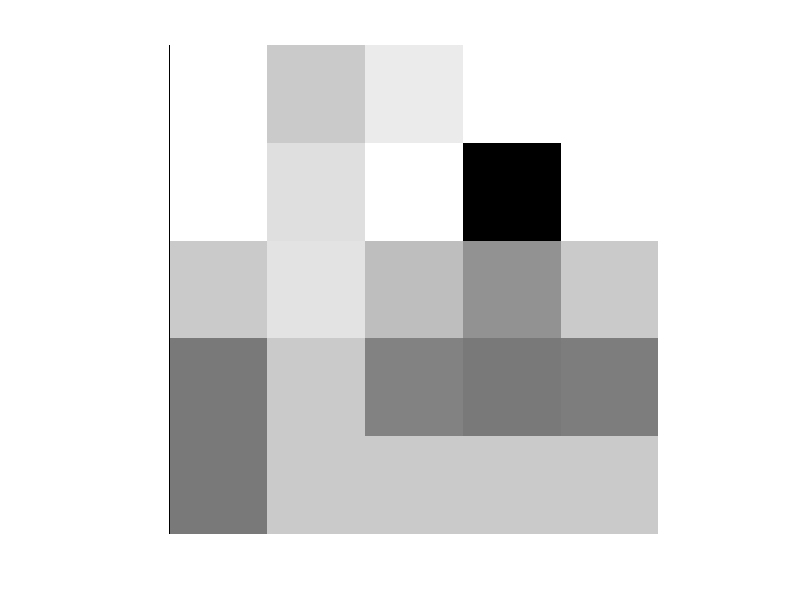
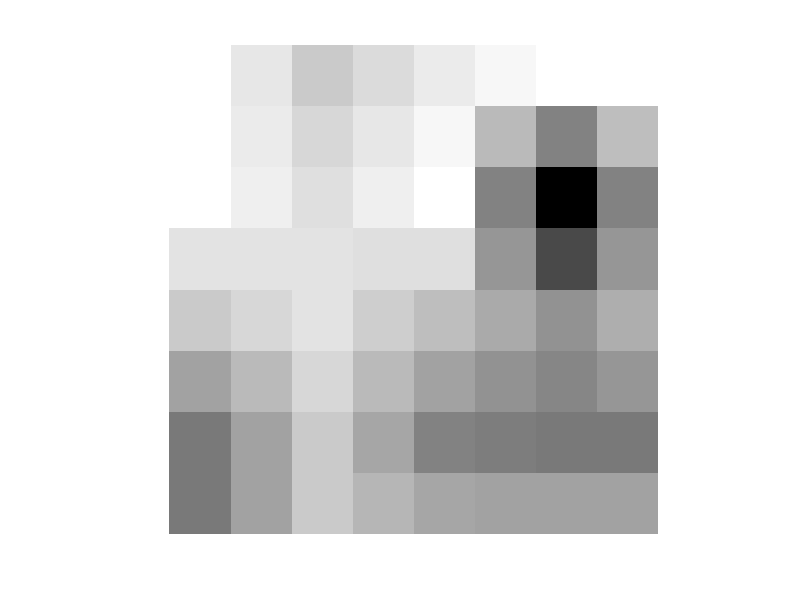

MATLAB code to generate these figures, in order:
clc;
clear all;

f=[255 200 234 255 255; 254 223 255 0 255; 200 224 190 145 200; 120 200 130 120 125; 123 200 200 200 200];
[row,col]=size(f);

% We loop up to row-1 and col-1 to avoid "Out of Bounds"
for i = 1:row-1
    for j = 1:col-1
        x = 2*i - 1;
        y = 2*j - 1;
        
        % 1. The Original Pixel
        g(x, y) = f(i, j);
        
        % 2. Horizontal Interpolation (Right neighbor)
        g(x, y+1) = (f(i, j) + f(i, j+1)) / 2;
        
        % 3. Vertical Interpolation (Bottom neighbor)
        g(x+1, y) = (f(i, j) + f(i+1, j)) / 2;
        
        % 4. Center Interpolation (Average of all 4)
        g(x+1, y+1) = (f(i, j) + f(i+1, j) + f(i, j+1) + f(i+1, j+1)) / 4;
    endfor
endfor

% 5. Handle the very last row and column (the "edges")
% Copy the last row/column of f to the last row/column of g

% Optional: Fill the tiny gaps in the last row/col if needed
% but for a 9x9 result, the above covers the core logic.
figure(1),imshow(uint8(f))
figure(2),imshow(uint8(g))
